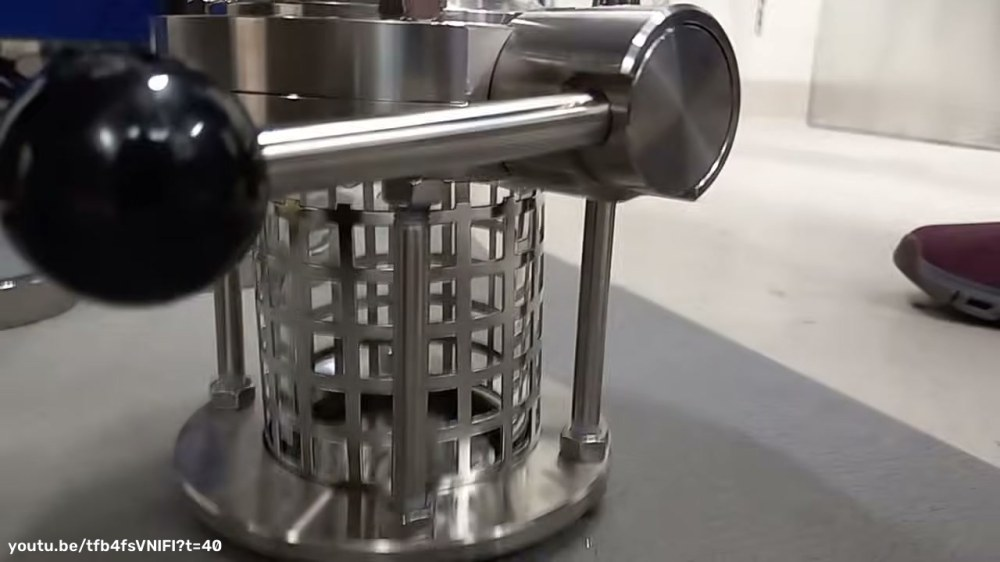
#> input picture atomizer-collection-cup/dims/img/06_t6_container_side.jpg, 1000 x 562 px, given in place of 04-2026-11-16_1432_gage_photo2_cup_in_hand.jpg, which was not available
$ python measure.py
#> lines starting #> are read from the running program, lines starting #| are printed output that depends on the picture
"""Photo and video-frame measurements of the stock collection cup and its joint to the cone (issue 269).

Re-run:  python measure.py --photos <dir with the 4K photos and WhatsApp media> --frames <dir with video frames> [--fetch]

Inputs (not committed; the 4K photos are on issue 269, the WhatsApp media in the Nov 13 run record, the frames are
pulled from the lab's YouTube videos with --fetch, which needs yt-dlp and a route YouTube accepts):
  image-1795800846973-1.jpg   4K, Nov 17: cracked glass, guard, bottom plate + tie rods, 18 mm wrench
  image-1795800846956-0.jpg   4K, Nov 17: looking down the cup's top flange with the centring ring removed
  04-...cup_in_hand.jpg       WhatsApp, Nov 16: cup top with the KF centring ring and O-ring in place
  frames: tfb4fsVNIFI@42s, 1F9_4ccwhss@545s, 58wJ_Khwgyk@179s (see FRAMES)

What is automatic and what is read by hand:
  * ellipse fits (OpenCV fitEllipse inside RANSAC, on edge points found along rays from a guessed centre) for the
    flange, O-ring and centring-ring edges in photo 04 and for the bottom plate's outer edge in the 4K photo;
  * pixel readings taken off gridded zoom crops (wrench box-end opening, tie-rod width, glass silhouette, gasket band,
    plate rim) are the constants in READ below, each with the crop it came from.
Ratios of concentric circles in one plane carry the size; the scale comes from one standard part in the same plane.
"""
import argparse, json, math, os, subprocess, sys
import numpy as np
import cv2
from PIL import Image, ImageOps

HERE = os.path.dirname(os.path.abspath(__file__))
IMG = os.path.join(HERE, "img")

# ---------------------------------------------------------------------------------------------- standards (mm)
KF_FLANGE_OD = {"KF-25": 40.0, "KF-40": 55.0, "KF-50": 75.0}
# PNEUROP 6606 / ISO 2861 centring-ring O-rings, ID x cross-section (Precision Polymer Engineering's KF table)
KF_ORING = {"KF-25": (28.0, 5.0), "KF-40": (42.0, 5.0), "KF-50": (55.0, 5.0)}
ISO_K63 = dict(flange_od=95.0, oring=(75.57, 5.0))
WRENCH_BOX_OPENING = 18.3      # 18 mm 12-point box end: 18.0 across flats, 18.6 across points; mean of the contour

# ------------------------------------------------------------------------------- manual pixel readings (px)
# 4K photo image-1795800846973-1.jpg after EXIF rotation (3840 x 2160). Each read off a gridded zoom crop.
READ = dict(
    box_opening_major=154.0,  box_opening_major_pm=15.0,   # right end x=2684; left end hidden by a rod; the
                                                           # visible half (x 2563-2684, y 405-527) with the plate's
                                                           # axis ratio gives ~154 px along the major axis
    rod_FL_width=107.0, rod_FL_width_pm=8.0,               # front-left rod just above its nut, x 2230-2337 at y 1260
    nut_FL_silhouette=174.0,                               # same nut, x 2183-2357 (between AF and AC)
    glass_bottom_width=859.0, glass_bottom_width_pm=12.0,  # glass silhouette near the table, x 1145-2004 at y 1700
    glass_top_width=1078.0,                                # top rim outer silhouette, x 1013-2091
    glass_top_back_y=441.0, glass_top_front_y=1332.0,      # top rim ellipse, back and front outer edges
    glass_bottom_front_y=1795.0,
    glass_wall_top=64.0, glass_wall_top_pm=10.0,           # rim seen edge-on at its left extreme, x 1010-1074 at y 900
    gasket_band_outer=931.0, gasket_band_inner=794.0, gasket_pm=15.0,   # black gasket band, horizontal extents
    plate_rim_band=32.0, plate_rim_band_pm=8.0,            # chamfer + side of the plate at the front, y 1880-1912
    nut_rim_gap_mm=3.5, nut_rim_gap_pm=1.5,                # each plate nut's outer face sits 2-5 mm inside the rim
)
# Nov 13 cleaning video (boWsO0rxHvU) at 8:02, the cup upright on the bench seen obliquely from above (1280 x 720)
READ_BW = dict(kf_width=472.0, kf_face_minor=185.0, kf_face_yc=244.0,      # KF top face: x 503-975, y 152-335
               valve_flange_width=650.0, valve_flange_yc=540.0, pm=12.0,   # 4-bolt flange under the reducer
               reducer_large_width=390.0, reducer_depth_factor=0.95,      # reducer's large end, x 525-915
               depth_factor=0.93)                                          # lower flange ~7 % farther away (estimate)
# training video 6 (tfb4fsVNIFI) at 0:40, low side view of the lower half (1280 x 720 frame)
READ_T6 = dict(plate_width=560.0, guard_width=380.0, guard_height=393.0, pm=15.0)   # x 220-780; x 313-693; y 227-620
# depth correction: the glass's bottom centre sits ~19 mm nearer the camera than the plate centre (about 3 %)
GLASS_DEPTH_FACTOR = 1.03

FRAMES = {  # id, seconds, crop box (x0, y0, x1, y1) on the 1280 x 720 frame; crops are hardware only (no faces)
    "t6_container_side": ("tfb4fsVNIFI", 40, (0, 0, 1280, 720)),
    "t4_joint_mounted": ("1F9_4ccwhss", 545, (300, 230, 1000, 720)),
    "t5_cone_shield": ("58wJ_Khwgyk", 179, (300, 120, 1000, 720)),
    "t5_shield_in_hand": ("58wJ_Khwgyk", 135, (470, 420, 900, 720)),
    "t5_container_profile": ("58wJ_Khwgyk", 34, (500, 140, 1010, 600)),
    "bw_cup_top_bench": ("boWsO0rxHvU", 482, (380, 100, 1110, 720)),
}


def load(path):
    im = ImageOps.exif_transpose(Image.open(path)).convert("RGB")
#> im is the input picture: PIL image 1000x562 RGB; mean R, G, B 115.4, 111.3, 108.5
    return cv2.cvtColor(np.array(im), cv2.COLOR_RGB2BGR)


def ray_points(ch, guess, band, n=360, sign=0, smooth=1.5, arc=(0, 360)):
    """Edge points along rays from a guessed ellipse's centre: on each ray, the largest radial derivative within
    +-band of the guess (sign>0 dark->bright going outward, sign<0 bright->dark, 0 either)."""
    (cx, cy), (A, B), ang = guess
    a, b, th = A / 2, B / 2, math.radians(ang)
    g = cv2.GaussianBlur(ch.astype(np.float32), (0, 0), smooth)
    pts = []
    for t in np.linspace(math.radians(arc[0]), math.radians(arc[1]), n, endpoint=False):
        d = np.array([math.cos(t), math.sin(t)])
        dl = np.array([d[0] * math.cos(th) + d[1] * math.sin(th), -d[0] * math.sin(th) + d[1] * math.cos(th)])
        rg = 1.0 / math.sqrt((dl[0] / a) ** 2 + (dl[1] / b) ** 2)
        rs = np.arange(rg * (1 - band), rg * (1 + band), 0.5)
        xs, ys = cx + rs * d[0], cy + rs * d[1]
        ok = (xs > 1) & (ys > 1) & (xs < ch.shape[1] - 2) & (ys < ch.shape[0] - 2)
        if ok.sum() < 10:
            continue
        xs, ys = xs[ok], ys[ok]
        v = cv2.remap(g, xs.astype(np.float32).reshape(1, -1), ys.astype(np.float32).reshape(1, -1),
                      cv2.INTER_LINEAR).ravel()
        dv = np.gradient(v)
        k = int(np.argmax(dv) if sign > 0 else np.argmin(dv) if sign < 0 else np.argmax(np.abs(dv)))
        pts.append((xs[k], ys[k]))
    return np.array(pts, np.float32)


def resid(P, e):
    (cx, cy), (A, B), ang = e
    a, b, th = A / 2, B / 2, math.radians(ang)
    x, y = P[:, 0] - cx, P[:, 1] - cy
    xr, yr = x * math.cos(th) + y * math.sin(th), -x * math.sin(th) + y * math.cos(th)
    rho = np.sqrt(xr ** 2 + yr ** 2) + 1e-9
    return rho - 1.0 / np.sqrt((xr / rho / a) ** 2 + (yr / rho / b) ** 2)


def fit_ransac(P, tol=2.0, iters=1500, seed=0):
    rng = np.random.default_rng(seed)
    best, bestin = None, None
    for _ in range(iters):
        try:
            e = cv2.fitEllipse(P[rng.choice(len(P), 6, replace=False)])
        except cv2.error:
            continue
        inl = np.abs(resid(P, e)) < tol
        if bestin is None or inl.sum() > bestin.sum():
            best, bestin = e, inl
    e = cv2.fitEllipse(P[bestin])
    return e, bestin, float(np.sqrt(np.mean(resid(P[bestin], e) ** 2)))


def fit_iter(ch, guess, band, sign, arc=(0, 360), tol=2.0, smooth=1.5, n=360):
    e = guess
    for _ in range(3):
        P = ray_points(ch, e, band, n=n, sign=sign, smooth=smooth, arc=arc)
        e, inl, rms = fit_ransac(P, tol=tol)
        band = max(band * 0.6, 0.015)
    return e, int(inl.sum()), len(P), rms


def major(e):
    return max(e[1])


def minor(e):
    return min(e[1])


def draw(img, e, col, t=2):
    (cx, cy), (A, B), ang = e
    cv2.ellipse(img, ((float(cx), float(cy)), (float(A), float(B)), float(ang)), col, t, cv2.LINE_AA)


def label(img, txt, xy, col=(255, 255, 255), s=0.8, t=2):
    cv2.putText(img, txt, xy, cv2.FONT_HERSHEY_SIMPLEX, s, (0, 0, 0), t + 3, cv2.LINE_AA)
    cv2.putText(img, txt, xy, cv2.FONT_HERSHEY_SIMPLEX, s, col, t, cv2.LINE_AA)


def save_jpg(img, name, max_w=1400, max_kb=195):
    if img.shape[1] > max_w:
        img = cv2.resize(img, (max_w, int(img.shape[0] * max_w / img.shape[1])), interpolation=cv2.INTER_AREA)
    os.makedirs(IMG, exist_ok=True)
    for q in (88, 80, 72, 64, 56, 48):
        ok, buf = cv2.imencode(".jpg", img, [cv2.IMWRITE_JPEG_QUALITY, q])
        if len(buf) < max_kb * 1024:
            break
    open(os.path.join(IMG, name), "wb").write(buf.tobytes())


# ------------------------------------------------------------------------------------------------ photo 04: KF size
def kf_size(path):
    img = load(path)
    b, g, r = [c.astype(np.float32) for c in cv2.split(img)]
    gray = cv2.cvtColor(img, cv2.COLOR_BGR2GRAY).astype(np.float32)
    red = (r - b) * 2 + 128          # the brown O-ring stands out in R - B
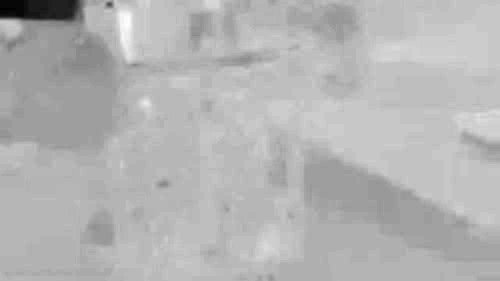
#> red: shape (562, 1000) float32 (shown at 1/2 size); min -8, max 204, mean 141.9; drawn with min black and max white
    C = (365, 540)
    specs = {  # name: channel, guess axes, band, sign, arc (the flange skips the lower right: lever and a nut)
        "flange_od": (gray, (505, 488), 0.05, 0, (180, 400)),
        "oring_od": (red, (419, 405), 0.05, -1, (0, 360)),
        "oring_inner_visible": (red, (372, 360), 0.05, +1, (0, 360)),
        "ring_bore": (gray, (319, 308), 0.06, +1, (0, 360)),
    }
    fits = {}
    for k, (ch, ax, band, sign, arc) in specs.items():
        fits[k] = fit_iter(ch, (C, ax, 0), band, sign, arc, tol=1.5, smooth=1.2)
#> this loop made 4 passes
#> (k, ax, band, sign, arc) on passes 2 to 4: ('oring_od', (419, 405), 0.05, -1, (0, 360)), ('oring_inner_visible', (372, 360), 0.05, 1, (0, 360)), ('ring_bore', (319, 308), 0.06, 1, (0, 360))
    F = major(fits["flange_od"][0])
    ratios = {k: major(v[0]) / F for k, v in fits.items()}
    cand = {}
    for name, od in KF_FLANGE_OD.items():
        oid, cs = KF_ORING[name]
        cand[name] = (oid + 2 * cs) / od
    cand["ISO-K 63"] = (ISO_K63["oring"][0] + 2 * ISO_K63["oring"][1]) / ISO_K63["flange_od"]
    dbg = img.copy()
    cols = {"flange_od": (255, 80, 0), "oring_od": (0, 230, 0), "oring_inner_visible": (0, 230, 255),
            "ring_bore": (255, 0, 255)}
    for k, (e, *_r) in fits.items():
        draw(dbg, e, cols[k], 2)
#> this loop made 4 passes
#> (k, e, _r) on passes 1 to 4: ('flange_od', ((351, 511.9), (422.3, 498.9), 74.91), [115, 304, 0.878]), ('oring_od', ((355.5, 507.1), (343.2, 408.8), 91.28), [100, 207, 0.806]), ('oring_inner_visible', ((358.5, 518), (322, 369.3), 95.7), [92, 200, 0.874]), ('ring_bore', ((355.1, 513), (242.2, 318.9), 93.82), [106, 219, 0.73])
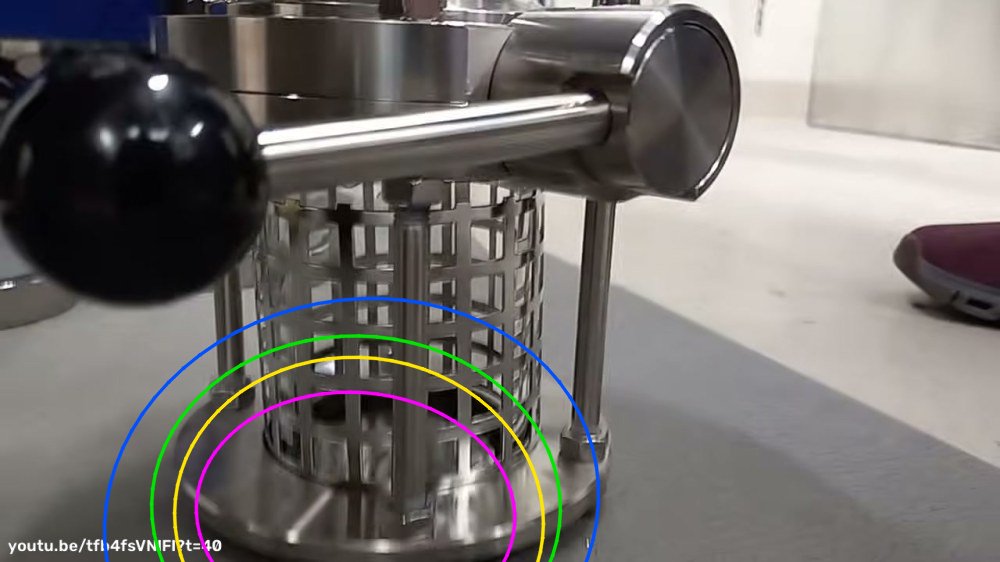
#> dbg: shape (562, 1000, 3); mean B, G, R 109.2, 112.1, 115.7
    crop = dbg[250:830, 60:680].copy()
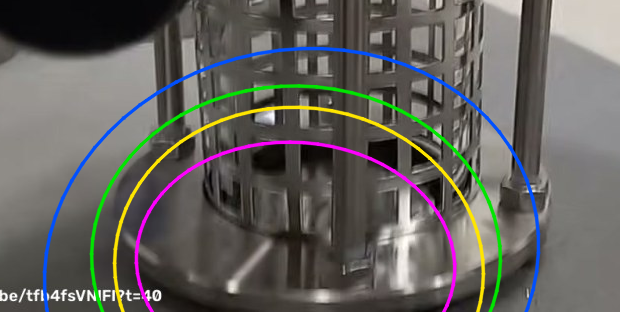
#> crop: shape (312, 620, 3); mean B, G, R 92.8, 97, 99.1
    crop = cv2.resize(crop, None, fx=1.6, fy=1.6, interpolation=cv2.INTER_CUBIC)
#> crop: shape (499, 992, 3)
    y = 34
    for k in fits:
        label(crop, f"{k}: {ratios[k]:.3f} x flange", (12, y), cols[k], 0.75, 2)
        y += 32
#> this loop made 4 passes
#> k on passes 1 to 4: 'flange_od', 'oring_od', 'oring_inner_visible', 'ring_bore'
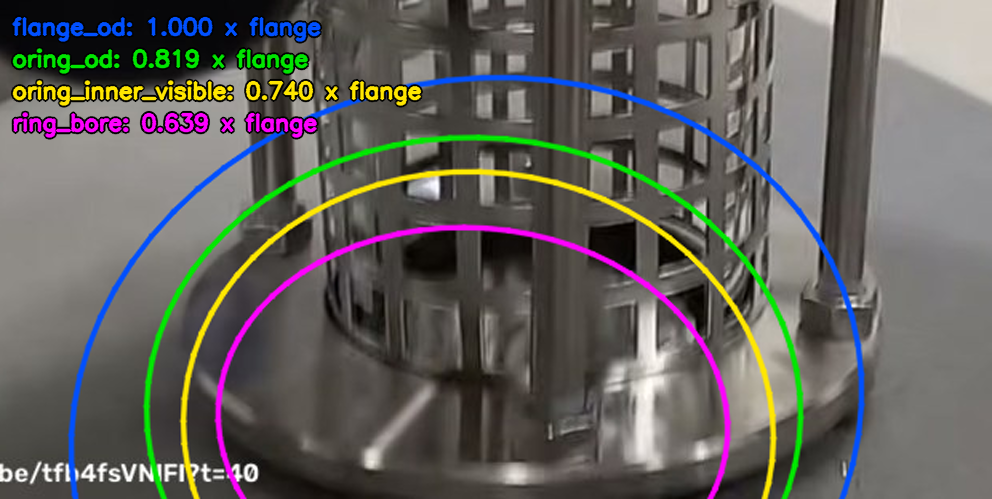
#> crop: shape (499, 992, 3); mean B, G, R 92, 96.8, 98.8
    label(crop, f"O-ring OD/flange OD {ratios['oring_od']:.3f}: KF-50 {cand['KF-50']:.3f}, KF-40 {cand['KF-40']:.3f}",
          (12, crop.shape[0] - 20), (255, 255, 255), 0.7, 2)
    save_jpg(crop, "01_photo04_kf50_ellipses.jpg", max_w=990)
#> in save_jpg, `img = cv2.resize(img, (max_w, int(img.shape[0] * max_w / img.shape[1])..`:
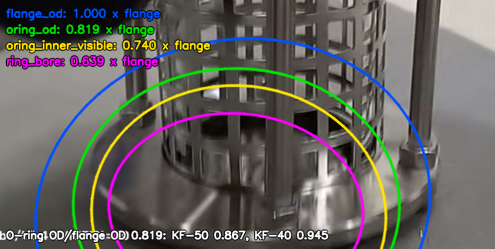
#> img: shape (497, 990, 3) (shown at 1/2 size); mean of channels 0, 1, 2 92.7, 97.4, 99.4; drawn as B, G, R
    return fits, ratios, cand


# ------------------------------------------------------------------------------------- 4K photo: bottom plate, glass
def plate_and_glass(path):
    img = load(path)
    gray = cv2.cvtColor(img, cv2.COLOR_BGR2GRAY).astype(np.float32)
    e, nin, n, rms = fit_iter(gray, ((2835, 1300), (1450, 1200), 0), 0.035, 0, tol=3.0, smooth=2.0, n=720)
    P = major(e)
    tilt = math.degrees(math.acos(minor(e) / P))
    R = READ
    s_wrench = R["box_opening_major"] / WRENCH_BOX_OPENING            # px/mm behind the plate
    s_rod12 = R["rod_FL_width"] / 12.0                                 # px/mm in front of it, if the rods are 12 mm
    s_plate = 0.5 * (s_wrench + s_rod12)
    s_pm = max(abs(s_wrench - s_rod12) / 2, s_plate * 0.05)
    out = dict(plate_major_px=P, plate_minor_px=minor(e), plate_fit_rms_px=rms, plate_inliers=f"{nin}/{n}",
               view_tilt_deg=tilt, scale_wrench_px_per_mm=s_wrench, scale_rod12_px_per_mm=s_rod12,
               scale_plate_px_per_mm=s_plate, scale_pm=s_pm)
    out["plate_od"] = P / s_plate
    out["plate_od_pm"] = out["plate_od"] * math.hypot(s_pm / s_plate, 0.01)
    out["rod_d_from_wrench"] = R["rod_FL_width"] / s_wrench
    out["rod_d_pm"] = out["rod_d_from_wrench"] * math.hypot(R["box_opening_major_pm"] / R["box_opening_major"],
                                                            R["rod_FL_width_pm"] / R["rod_FL_width"])
    out["nut_silhouette_over_rod"] = R["nut_FL_silhouette"] / R["rod_FL_width"]
    ratio_g = R["glass_bottom_width"] / (GLASS_DEPTH_FACTOR * P)
    out["glass_od_over_plate"] = ratio_g
    out["glass_od"] = ratio_g * out["plate_od"]
    out["glass_od_pm"] = out["glass_od"] * math.hypot(out["plate_od_pm"] / out["plate_od"], 0.02)
    out["glass_wall"] = R["glass_wall_top"] / R["glass_top_width"] * out["glass_od"]
    out["glass_wall_pm"] = out["glass_wall"] * math.hypot(R["glass_wall_top_pm"] / R["glass_wall_top"], 0.08)
    # glass length from the two rim ellipses (weak-perspective): h/OD = dy / (mean major * sin(tilt)).
    # LOW CONFIDENCE: the top rim is ~25 % nearer the camera than the bottom, which this model ignores.
    top_minor = R["glass_top_front_y"] - R["glass_top_back_y"]
    gt = math.acos(top_minor / R["glass_top_width"])
    yc_top = 0.5 * (R["glass_top_front_y"] + R["glass_top_back_y"])
    yc_bot = R["glass_bottom_front_y"] - 0.5 * R["glass_bottom_width"] * top_minor / R["glass_top_width"]
    mean_major = 0.5 * (R["glass_top_width"] + R["glass_bottom_width"])
    out["glass_len_over_od"] = (yc_bot - yc_top) / (mean_major * math.sin(gt))
    out["glass_len"] = out["glass_len_over_od"] * out["glass_od"]
    out["gasket_band_od"] = R["gasket_band_outer"] / P * out["plate_od"]
    out["gasket_band_id"] = R["gasket_band_inner"] / P * out["plate_od"]
    out["bolt_circle"] = out["plate_od"] - 2 * (18.0 / 2 / math.cos(math.radians(15)) + R["nut_rim_gap_mm"])
    out["bolt_circle_pm"] = math.hypot(out["plate_od_pm"], 2 * R["nut_rim_gap_pm"])
    T6 = READ_T6
    out["guard_od_t6"] = T6["guard_width"] / T6["plate_width"] * out["plate_od"]
    out["guard_h_t6"] = T6["guard_height"] / T6["plate_width"] * out["plate_od"]
    B = READ_BW
    s_kf = B["kf_width"] / 75.0
    tilt_kf = math.acos(B["kf_face_minor"] / B["kf_width"])
    out["valve_flange_od"] = B["valve_flange_width"] / (s_kf * B["depth_factor"])
    out["kf_face_to_valve_flange_top"] = (B["valve_flange_yc"] - B["kf_face_yc"]) / (math.sin(tilt_kf) * s_kf * (1 + B["depth_factor"]) / 2)
    out["reducer_large_od"] = B["reducer_large_width"] / (s_kf * B["reducer_depth_factor"])
    out["plate_rim_t"] = R["plate_rim_band"] / math.sin(math.radians(tilt)) / (s_plate * 1.03)
    out["plate_rim_t_pm"] = out["plate_rim_t"] * math.hypot(R["plate_rim_band_pm"] / R["plate_rim_band"], 0.06)
    # annotated crops
    dbg = img.copy()
    draw(dbg, e, (255, 80, 0), 4)
    cv2.line(dbg, (2230, 1260), (2337, 1260), (0, 255, 255), 4)
    cv2.line(dbg, (2394, 1250), (3325, 1250), (0, 230, 0), 3)
    cv2.line(dbg, (2475, 1290), (3269, 1290), (0, 160, 255), 3)
    c = dbg[560:2080, 1950:3780].copy()
    label(c, f"plate OD fit: major {P:.0f} px -> {out['plate_od']:.0f} +- {out['plate_od_pm']:.0f} mm", (30, 60),
          (255, 160, 60), 1.4, 3)
    label(c, f"rod {R['rod_FL_width']:.0f} px -> {out['rod_d_from_wrench']:.1f} mm (wrench scale)", (30, 115),
          (0, 255, 255), 1.4, 3)
    label(c, f"gasket band {out['gasket_band_od']:.0f} / {out['gasket_band_id']:.0f} mm", (30, 170), (0, 230, 0), 1.4, 3)
    save_jpg(c, "02_k1_bottom_plate_fit.jpg", max_w=1200)
    c = img[300:640, 2470:2800].copy()
    cv2.circle(c, (2684 - 2470, 495 - 300), 6, (0, 0, 255), -1)
    cv2.line(c, (2530 - 2470, 495 - 300), (2684 - 2470, 495 - 300), (0, 255, 255), 2)
    label(c, "18 mm box end: ~154 px", (8, 30), (0, 255, 255), 0.8, 2)
    save_jpg(c, "03_k1_wrench_box_end.jpg", max_w=660)
    g = img.copy()
    cv2.line(g, (1013, 900), (2091, 900), (255, 160, 60), 4)
    cv2.line(g, (1145, 1700), (2004, 1700), (0, 230, 0), 4)
    cv2.line(g, (1010, 960), (1074, 960), (0, 255, 255), 6)
    c = g[250:1900, 880:2230].copy()
    label(c, f"top rim {R['glass_top_width']:.0f} px (nearer the camera)", (20, 50), (255, 160, 60), 1.3, 3)
    label(c, f"bottom {R['glass_bottom_width']:.0f} px -> OD {out['glass_od']:.0f} mm", (20, 1520), (0, 230, 0), 1.3, 3)
    label(c, f"wall {out['glass_wall']:.1f} mm", (20, 760), (0, 255, 255), 1.3, 3)
    save_jpg(c, "04_k1_glass_spans.jpg", max_w=1000)
    return out


# [39 lines left out: functions top_view, frames, fetch, not called in this run]


def main():
    ap = argparse.ArgumentParser()
    ap.add_argument("--photos", default="/tmp/github-images")
    ap.add_argument("--media", default="/tmp/an/atomizer-runs/2026-11-13/amazemet-chat/media")
    ap.add_argument("--frames", default="/tmp/meas/fr")
    ap.add_argument("--fetch", action="store_true")
    ap.add_argument("--proxy", default=None, help="http proxy for yt-dlp and ffmpeg (an http:// URL)")
    a = ap.parse_args()
    if a.fetch:
        fetch(a.frames, a.proxy)
    fits, ratios, cand = kf_size(os.path.join(a.media, "04-2026-11-16_1432_gage_photo2_cup_in_hand.jpg"))
    print("photo 04 (KF centring ring in place):")
    for k, (e, nin, n, rms) in fits.items():
        print(f"  {k:20s} major {major(e):6.1f} px  minor {minor(e):6.1f}  inliers {nin}/{n}  rms {rms:.2f} px"
              f"  ratio to flange {ratios[k]:.4f}")
#> this loop made 4 passes
#> (printed output is left out)
    print("  O-ring OD / flange OD, nominal:", {k: round(v, 3) for k, v in cand.items()})
#|   O-ring OD / flange OD, nominal: {'KF-25': 0.95, 'KF-40': 0.945, 'KF-50': 0.867, 'ISO-K 63': 0.901}
    r = ratios["oring_od"]
    print(f"  if KF-50 flange 75 mm: O-ring OD {75 * r:.1f}, visible O-ring inner edge {75 * ratios['oring_inner_visible']:.1f},"
          f" ring bore {75 * ratios['ring_bore']:.1f} mm")
#|   if KF-50 flange 75 mm: O-ring OD 61.5, visible O-ring inner edge 55.5, ring bore 47.9 mm
    print(f"  if the O-ring is the standard 55 x 5 (OD 65): flange OD {65 / r:.1f} mm")
#|   if the O-ring is the standard 55 x 5 (OD 65): flange OD 79.3 mm
    pg = plate_and_glass(os.path.join(a.photos, "image-1795800846973-1.jpg"))
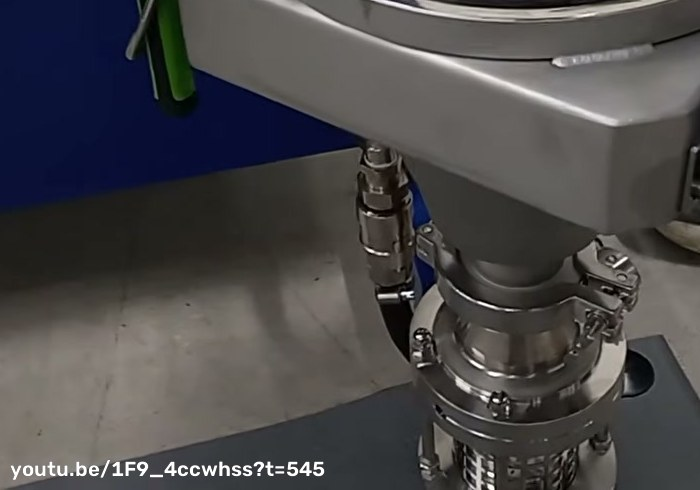
#> input picture atomizer-collection-cup/dims/img/07_t4_joint_mounted.jpg, 700 x 490 px, given in place of image-1795800846973-1.jpg, which was not available
#> in load, im is the input picture: PIL image 700x490 RGB; mean R, G, B 73.6, 72, 73
#> the loop in fit_iter, `for _ in range(3):` made 1 pass
#> pass 1, in ray_points (call 13), `g = cv2.GaussianBlur(ch.astype(np.float32), (0, 0), smooth)`:
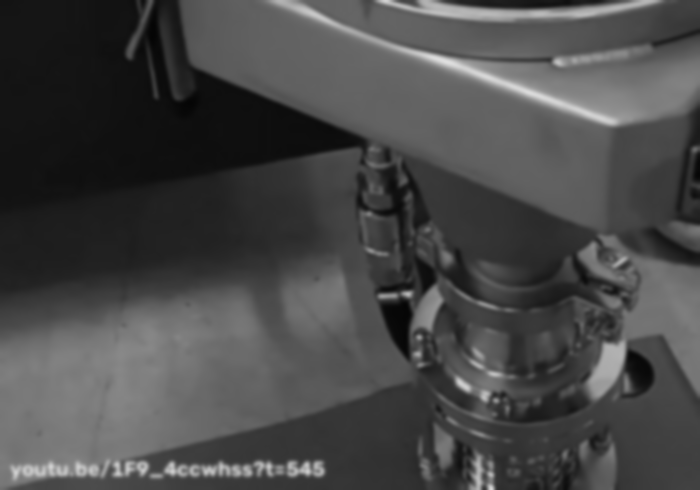
#> g: shape (490, 700) float32; min 4.97, max 223.9, mean 72.6
    print("4K photo (bottom plate, glass, wrench):")
    for k, v in pg.items():
        print(f"  {k:28s} {v:.3f}" if isinstance(v, float) else f"  {k:28s} {v}")
    top_view(os.path.join(a.photos, "image-1795800846956-0.jpg"))
    print("frames:", frames(a.frames))


if __name__ == "__main__":
#> (the run stopped early here; a loop or call above may not have finished)
